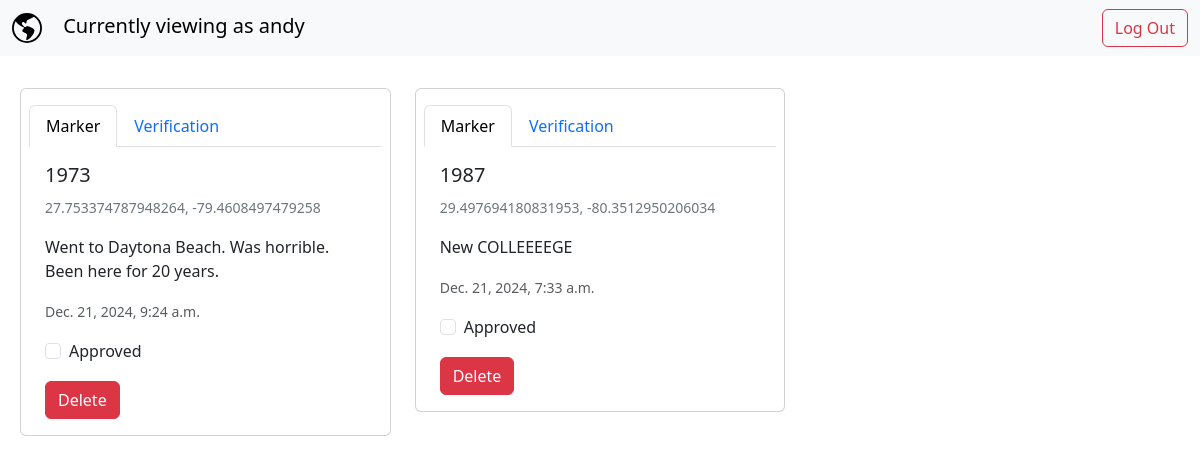
Before: /modpanel/ (signed in) with the older database file.
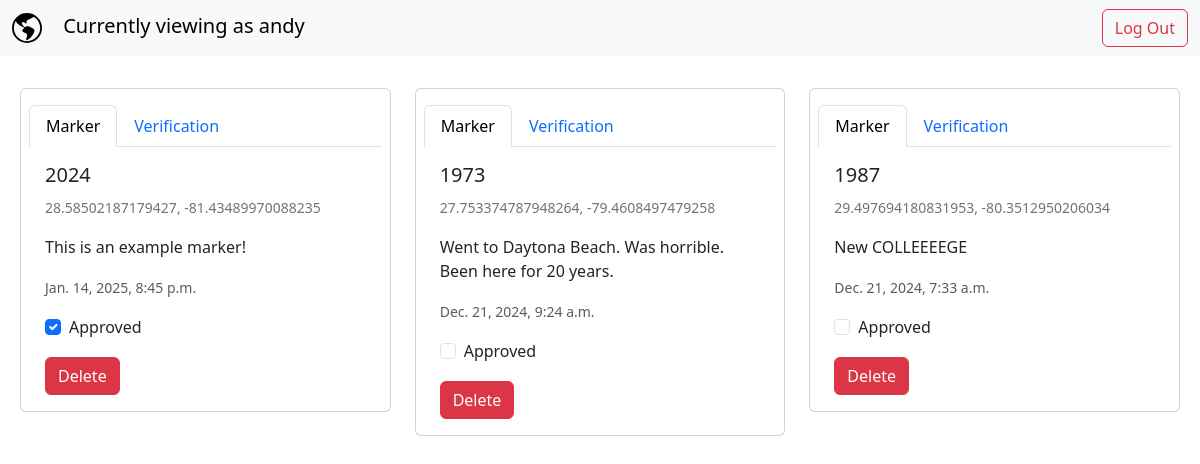
After: the same page with the newer database file.
### map/models.py (models this page shows, shortened)
class Markers(models.Model):
    latitude = models.FloatField(null=False)
    longitude = models.FloatField(null=False)
    fromyear = models.SmallIntegerField(null=True)
    geojson_data = models.JSONField(default=list, null=False)
    storytext = models.CharField(max_length=350, null=False)
    date_posted = models.DateTimeField(auto_now_add=True)
    approved = models.BooleanField(default=False)
    verification = models.OneToOneField(Verification, on_delete=models.SET_NULL, null=True, blank=True)
    class Meta:
        ordering = ['-date_posted'] #order by most recent
        constraints = [UniqueConstraint(fields=['fromyear', 'storytext'], name='unique_story')] #prevent duplicate fromyear and storytext

### moderation/views.py (the view)
# urls.py: path('', views.ModerationPanel.as_view(), name='moderation-panel'),
class ModerationPanel(APIView):
    renderer_classes = [TemplateHTMLRenderer]
    permission_classes = [IsAuthenticated]
    template_name = 'moderation.html'
    def get(self, request):
        markers = Markers.objects.all().order_by('-date_posted')
        return Response({'markers': markers})

### moderation/templates/moderation.html (shortened to what this page needs)
<!DOCTYPE html>
<html lang="en">
<head>
    <link href="https://cdn.jsdelivr.net/npm/bootstrap@5.3.3/dist/css/bootstrap.min.css" rel="stylesheet">
    {% load static %}
</head>
<body>
    <nav class="navbar bg-body-tertiary">
        <div class="container-fluid">
        <span class="navbar-brand mb-0 h1">
            <a class="navbar-brand" href="{% url 'map' %}">
            </a>
            Currently viewing as {{request.user}}
        </span>
            <div class="d-flex">
                <form method="post" action="{% url 'logout' %}">
                    <button class="btn btn-outline-danger" type="submit">Log Out</button>
                </form>
            </div>
        </div>
    </nav>
    {% if markers %}
    <div class="row row-cols-1 row-cols-md-3 g-4 m-2">
        {% for marker in markers %}
        <div class="col">
            <div class="card mb-3" id="card-{{ marker.id }}" data-marker-id="{{ marker.id }}">
                <nav>
                    <div class="nav nav-tabs mt-3 mx-2" id="nav-tab" role="tablist">
                      <button class="nav-link active" id="nav-marker-tab" data-bs-toggle="tab" data-bs-target="#nav-marker-{{marker.id}}" type="button" role="tab" aria-controls="nav-marker" aria-selected="true">Marker</button>
                      <button class="nav-link" id="nav-verif-tab" data-bs-toggle="tab" data-bs-target="#nav-verif-{{marker.id}}" type="button" role="tab" aria-controls="nav-verif" aria-selected="false">Verification</button>
                    </div>
                  </nav>
                  <div class="tab-content mx-2" id="nav-tabContent">
                    <div class="tab-pane fade show active" id="nav-marker-{{ marker.id }}" role="tabpanel" aria-labelledby="nav-marker-tab" tabindex="0">
                        <div class="card-body">
                            <h5 class="card-title">{{ marker.fromyear }}</h5>
                            <p class="card-text"><small class="text-secondary">{{ marker.latitude }}, {{ marker.longitude }}</small></p>
                            <p class="card-text">{{ marker.storytext }}</p>
                            <p class="card-text"><small class="text-body-secondary">{{ marker.date_posted }}</small></p>
                            <div class="form-check">
                                <input
                                    class="form-check-input"
                                    type="checkbox"
                                    id="flexCheckDefault-{{ marker.id }}"
                                    name="{% url 'marker-update-view' marker.id %}"
                                    {% if marker.approved %} checked {% endif %}
                                >
                                <label class="form-check-label" for="flexCheckDefault-{{ marker.id }}">
                                    Approved
                                </label>
                            </div>
                            <button type="button" class="btn btn-danger mt-3" data-bs-toggle="modal" data-bs-target="#{{ marker.id }}-deleteModal">
                                Delete
                            </button>
                        </div>
                    </div>
                  </div>
            </div>
        </div>
        {% endfor %}
    </div>
    {% else %}
        <p class="text-center m-4">No markers at the moment.</p>
    {% endif %}
</body>

Changed rows visible on the page:
added Markers: fromyear "2024", latitude "28.58502187179427", longitude "-81.43489970088235", storytext "This is an example marker!", date_posted "Jan. 14, 2025, 8:45 p.m.", approved "☑"
